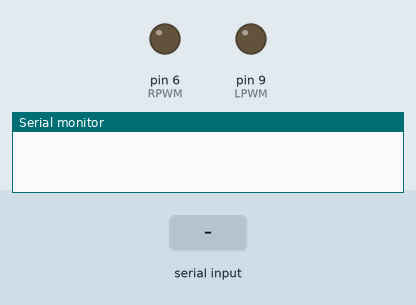
Recording of a sketch running on a simulated Arduino Uno, built with avr-gcc and run on an emulated ATmega328P. Parts: output pins drawn as LEDs (lit = HIGH), the last lines printed to the serial monitor. The inputs (shaded band) are chosen by the test bench.

Above: at 1.2 s.
1.3 s: "1" received over Serial
At 2.5 s:
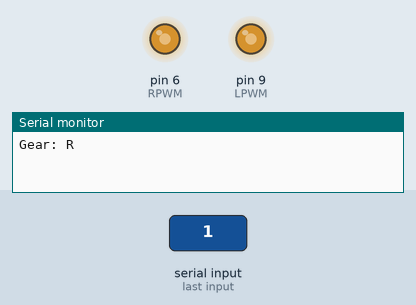
2.8 s: "3" received over Serial
At 3.8 s:
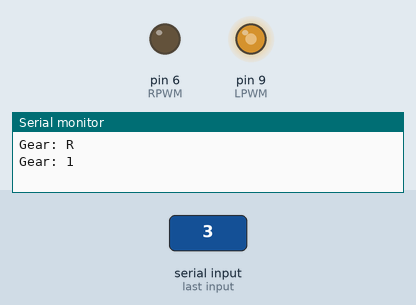
4.3 s: byte 126 ('~') received over Serial
5.8 s: "2" received over Serial
At 6.1 s:
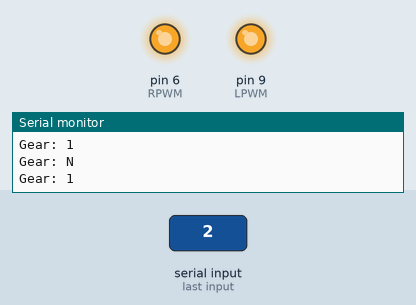
7.3 s: "4" received over Serial
At 8.5 s:
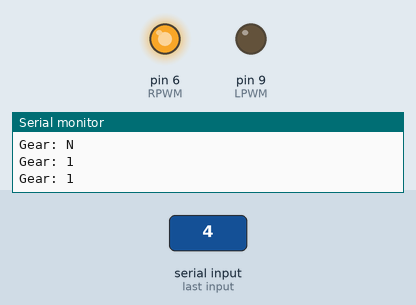
8.8 s: "3" received over Serial
At 9.6 s:
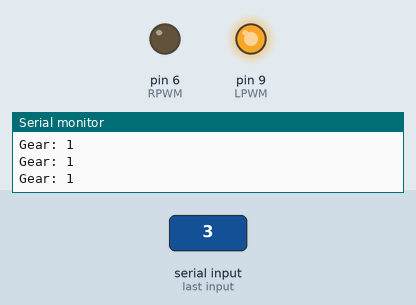
Timing chart, 0 to 11.3 s (numbered marks = the images above; inputs shaded):
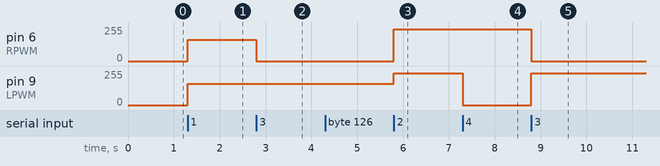

Measured:
- after the input at 1.3 s, pin 6 (RPWM), pin 9 (LPWM): 0/255 → 160/255 at once
- after the input at 2.8 s, pin 6 (RPWM): 160/255 → 0/255 at once
- after the input at 5.8 s, pin 6 (RPWM): 0/255 → 240/255 at once; pin 9 (LPWM): 160/255 → 240/255 at once
- after the input at 7.3 s, pin 9 (LPWM): 240/255 → 0/255 at once
- after the input at 8.8 s, pin 6 (RPWM): 240/255 → 0/255 at once; pin 9 (LPWM): 0/255 → 240/255 at once

The sketch:

control.ino
```cpp
const int LD = 8;
const int LPWM = 9;
const int RD = 7;
const int RPWM = 6;

int velocity = 160;

int state = 0;
void setup() {
  Serial.begin(9600);
}
void loop() {
 if(Serial.available() > 0){
    state = Serial.read();
 }
 if (state == '0') {
  analogWrite(LPWM, 0);
  analogWrite(RPWM, 0);
  Serial.println("Gear: N");
  state = 0;
 } else if (state == '1') {
  // backward
  digitalWrite(LD, LOW);
  digitalWrite(RD, LOW);
  Serial.println("Gear: R");
  analogWrite(LPWM, velocity);
  analogWrite(RPWM, velocity);
  state = 0;
 } else if (state == '2'){
  // forward
  digitalWrite(LD, HIGH);
  digitalWrite(RD, HIGH);
  Serial.println("Gear: 1");;
  analogWrite(LPWM, velocity);
  analogWrite(RPWM, velocity);
  state = 0;
 } else if (state == '3'){
  //left
  digitalWrite(LD, HIGH);
  digitalWrite(RD, LOW);
  Serial.println("Gear: 1");;
  analogWrite(LPWM, velocity);
  analogWrite(RPWM, 0);
  state = 0;
 } else if (state == '4'){
  //right
  digitalWrite(LD, LOW);
  digitalWrite(RD, HIGH);
  Serial.println("Gear: 1");;
  analogWrite(LPWM, 0);
  analogWrite(RPWM, velocity);
  state = 0;
 } else if (state == '5'){
  //180
  digitalWrite(LD, LOW);
  digitalWrite(RD, HIGH);
  Serial.println("Gear: N");;
  analogWrite(LPWM, velocity);
  analogWrite(RPWM, velocity);
  state = 0;
 } else if (state == '6'){
  Serial.println("Gear: N");
  velocity = 160;
  state = 0;
 } else if (state == '7'){
  velocity = 180;
  Serial.println("Gear: N");;
  state = 0;
 } else if (state == '8'){
  velocity = 200;
  Serial.println("Gear: N");;
  state = 0;
 } else if (state == '9'){
  velocity = 220;
  Serial.println("Gear: N");;
  state = 0;
 } else if (state == '~'){
  velocity = 240;
  Serial.println("Gear: N");;
  state = 0;
 }
}
```
